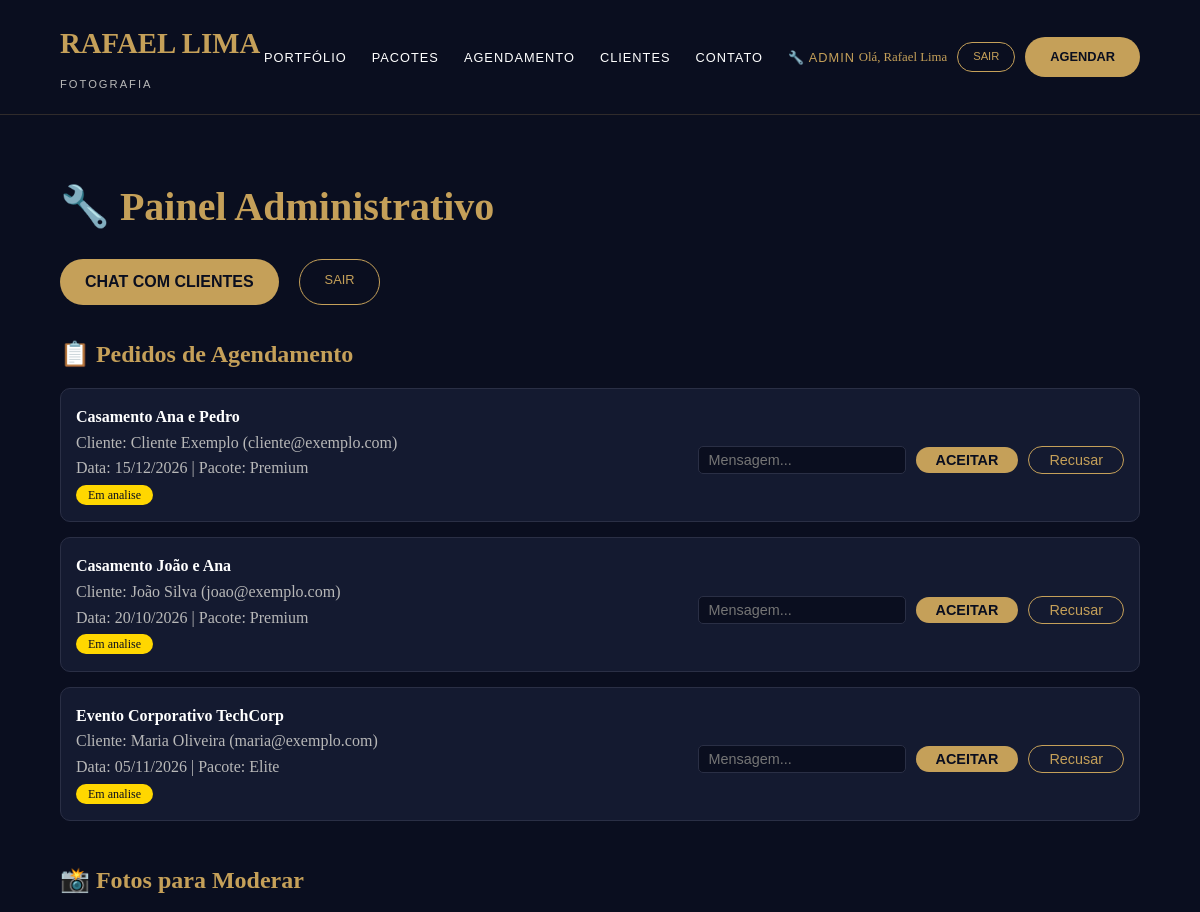
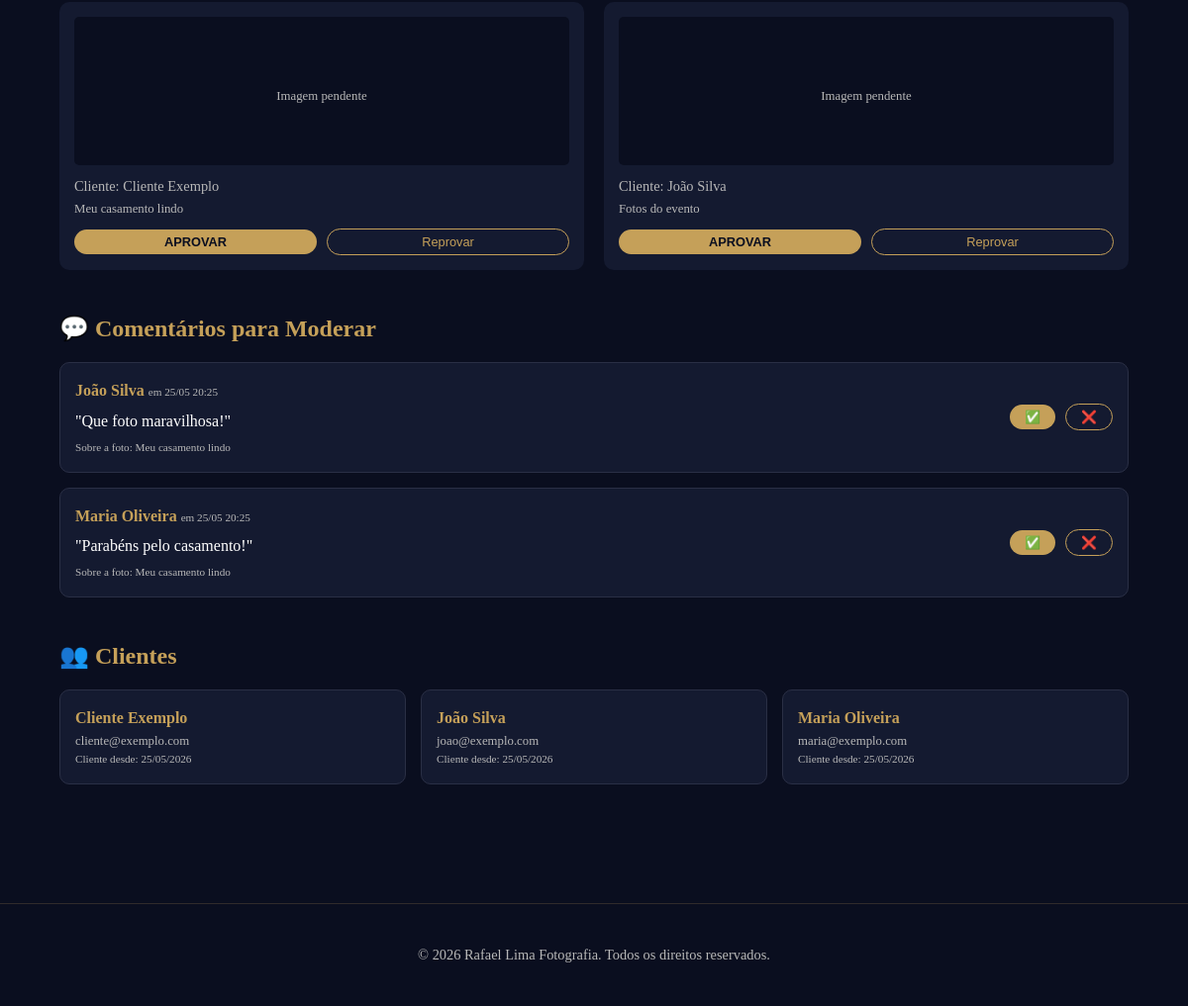
/painel_admin.php (signed in), run on an earlier commit of the app's database (2 pictures, top to bottom).
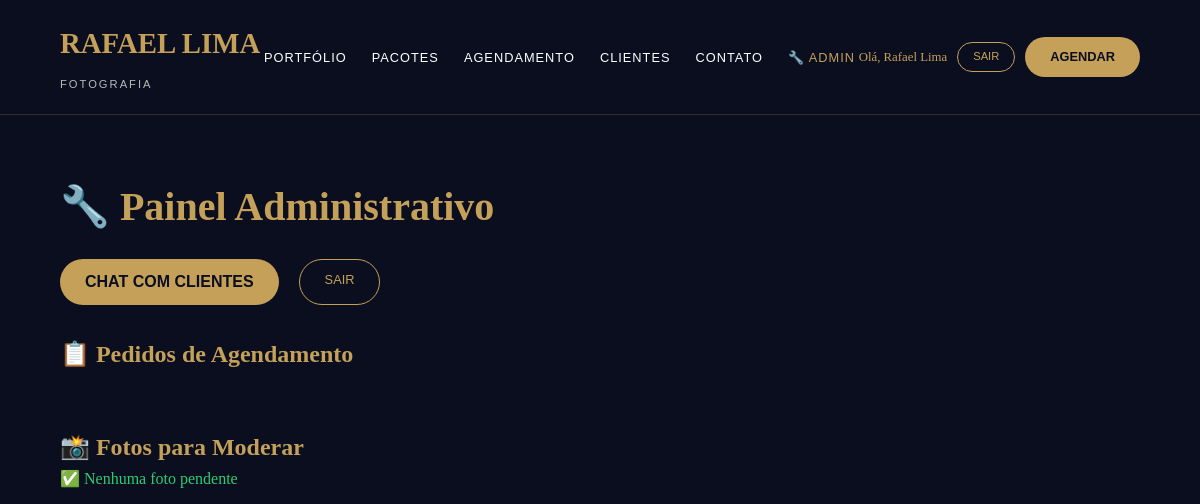
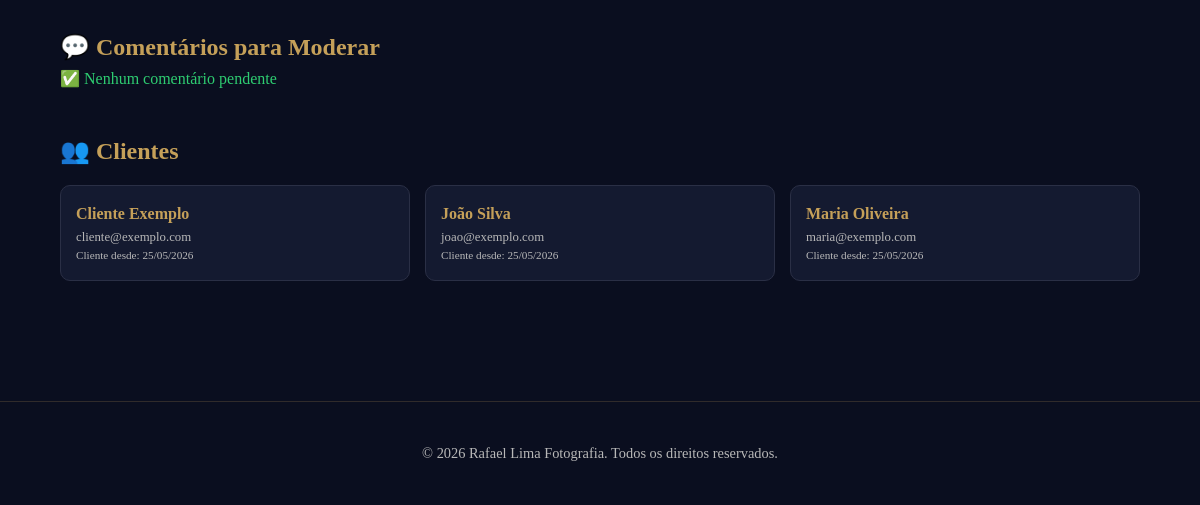
And on a later commit of the database (2 pictures, top to bottom).
### tables this page shows
CREATE TABLE IF NOT EXISTS pedidos (
    id INT AUTO_INCREMENT PRIMARY KEY,
    usuario_id INT,
    nome_evento VARCHAR(100),
    data_evento DATE,
    pacote VARCHAR(50),
    status ENUM('em_analise', 'aceito', 'recusado') DEFAULT 'em_analise',
    mensagem_admin TEXT,
    data_criacao TIMESTAMP DEFAULT CURRENT_TIMESTAMP,
    FOREIGN KEY (usuario_id) REFERENCES usuarios(id) ON DELETE CASCADE
);

CREATE TABLE IF NOT EXISTS usuarios (
    id INT AUTO_INCREMENT PRIMARY KEY,
    nome VARCHAR(100) NOT NULL,
    email VARCHAR(100) UNIQUE NOT NULL,
    senha VARCHAR(255) NOT NULL,
    tipo ENUM('cliente', 'admin') DEFAULT 'cliente',
    data_criacao TIMESTAMP DEFAULT CURRENT_TIMESTAMP
);

CREATE TABLE IF NOT EXISTS fotos (
    id INT AUTO_INCREMENT PRIMARY KEY,
    usuario_id INT,
    caminho VARCHAR(255) NOT NULL,
    descricao VARCHAR(255),
    status ENUM('pendente', 'aprovada', 'reprovada') DEFAULT 'pendente',
    data_upload TIMESTAMP DEFAULT CURRENT_TIMESTAMP,
    FOREIGN KEY (usuario_id) REFERENCES usuarios(id) ON DELETE CASCADE
);

CREATE TABLE IF NOT EXISTS comentarios (
    id INT AUTO_INCREMENT PRIMARY KEY,
    foto_id INT,
    usuario_id INT,
    comentario TEXT NOT NULL,
    status ENUM('pendente', 'aprovado', 'reprovado') DEFAULT 'pendente',
    data_comentario TIMESTAMP DEFAULT CURRENT_TIMESTAMP,
    FOREIGN KEY (foto_id) REFERENCES fotos(id) ON DELETE CASCADE,
    FOREIGN KEY (usuario_id) REFERENCES usuarios(id) ON DELETE CASCADE
);

### painel_admin.php (the view, shortened to what this page needs)
<?php
include __DIR__ . '/includes/config.php';
$pedidos = $pdo->query("SELECT p.*, u.nome as cliente_nome, u.email as cliente_email FROM pedidos p JOIN usuarios u ON p.usuario_id = u.id ORDER BY p.data_criacao DESC")->fetchAll();
$fotos_pendentes = $pdo->query("SELECT f.*, u.nome as cliente_nome FROM fotos f JOIN usuarios u ON f.usuario_id = u.id WHERE f.status = 'pendente' ORDER BY f.data_upload DESC")->fetchAll();
$comentarios_pendentes = $pdo->query("SELECT c.*, u.nome as autor, f.descricao as foto_desc FROM comentarios c JOIN usuarios u ON c.usuario_id = u.id JOIN fotos f ON c.foto_id = f.id WHERE c.status = 'pendente' ORDER BY c.data_comentario DESC")->fetchAll();
$clientes = $pdo->query("SELECT * FROM usuarios WHERE tipo = 'cliente'")->fetchAll();
?>
<!DOCTYPE html>
<html lang="pt-BR">
<head>
    <link rel="stylesheet" href="assets/css/style.css">
</head>
<body>
<?php include __DIR__ . '/includes/header.php'; ?>
<section>
    <h2 style="color:#c5a059;">🔧 Painel Administrativo</h2>
    <div style="display:flex; gap:20px; flex-wrap:wrap; margin:20px 0;">
        <a href="admin_chat.php" class="btn-gold" style="font-size:1rem;">
            <i class="fas fa-comments"></i> CHAT COM CLIENTES
        </a>
        <a href="logout.php" class="btn-outline">SAIR</a>
    </div>
    <h3 style="color:#c5a059; margin-top:30px;">📋 Pedidos de Agendamento</h3>
    <div style="display:grid; gap:15px; margin-top:15px;">
        <?php foreach($pedidos as $pedido): ?>
        <div style="background:#141a30; padding:15px; border-radius:10px; border:1px solid #2a2f45;">
            <div style="display:flex; justify-content:space-between; align-items:center; flex-wrap:wrap;">
                <div>
                    <h4 style="color:#fff;"><?= htmlspecialchars($pedido['nome_evento']) ?></h4>
                    <p style="color:#b8b8b8;">Cliente: <?= htmlspecialchars($pedido['cliente_nome']) ?> (<?= htmlspecialchars($pedido['cliente_email']) ?>)</p>
                    <p style="color:#b8b8b8;">Data: <?= date('d/m/Y', strtotime($pedido['data_evento'])) ?> | Pacote: <?= $pedido['pacote'] ?></p>
                    <span style="padding:3px 12px; border-radius:15px; font-size:0.75rem;
                        <?php
                        if($pedido['status'] == 'em_analise') echo 'background:#ffd700; color:#0a0e1f;';
                        elseif($pedido['status'] == 'aceito') echo 'background:#2ecc71; color:#fff;';
                        else echo 'background:#e74c3c; color:#fff;';
                        ?>">
                        <?= ucfirst(str_replace('_', ' ', $pedido['status'])) ?>
                    </span>
                </div>
                <?php if($pedido['status'] == 'em_analise'): ?>
                <div style="margin-top:10px;">
                    <form method="POST" style="display:flex; gap:10px; align-items:center; flex-wrap:wrap;">
                        <input type="text" name="mensagem" placeholder="Mensagem..." style="padding:5px 10px; background:#0a0e1f; border:1px solid #2a2f45; border-radius:5px; color:#fff; font-size:0.9rem;">
                        <button type="submit" name="acao_pedido" value="aceitar" class="btn-gold" style="padding:5px 20px; font-size:0.9rem;">Aceitar</button>
                        <button type="submit" name="acao_pedido" value="recusar" class="btn-outline" style="padding:5px 20px; font-size:0.9rem;">Recusar</button>
                    </form>
                </div>
                <?php endif; ?>
            </div>
        </div>
        <?php endforeach; ?>
    </div>
    <h3 style="color:#c5a059; margin-top:40px;">📸 Fotos para Moderar</h3>
    <?php if(empty($fotos_pendentes)): ?>
        <p style="color:#2ecc71;">✅ Nenhuma foto pendente</p>
    <?php else: ?>
        <div style="display:grid; grid-template-columns:repeat(auto-fit, minmax(250px,1fr)); gap:20px; margin-top:15px;">
            <?php foreach($fotos_pendentes as $foto): ?>
            <div style="background:#141a30; padding:15px; border-radius:10px;">
                <div style="background:#0a0e1f; height:150px; display:flex; align-items:center; justify-content:center; border-radius:5px;">
                    <span style="display:block; margin-top:10px; font-size:0.8rem; color:#b8b8b8;">Imagem pendente</span>
                </div>
                <p style="color:#b8b8b8; margin-top:10px; font-size:0.9rem;">Cliente: <?= htmlspecialchars($foto['cliente_nome']) ?></p>
                <p style="color:#b8b8b8; font-size:0.8rem;"><?= htmlspecialchars($foto['descricao']) ?></p>
                <div style="display:flex; gap:10px; margin-top:10px;">
                    <form method="POST" style="flex:1;">
                        <button type="submit" name="acao_foto" value="aprovada" class="btn-gold" style="width:100%; padding:5px; font-size:0.8rem;">Aprovar</button>
                    </form>
                    <form method="POST" style="flex:1;">
                        <button type="submit" name="acao_foto" value="reprovada" class="btn-outline" style="width:100%; padding:5px; font-size:0.8rem;">Reprovar</button>
                    </form>
                </div>
            </div>
            <?php endforeach; ?>
        </div>
    <?php endif; ?>
    <h3 style="color:#c5a059; margin-top:40px;">💬 Comentários para Moderar</h3>
    <?php if(empty($comentarios_pendentes)): ?>
        <p style="color:#2ecc71;">✅ Nenhum comentário pendente</p>
    <?php else: ?>
        <div style="display:grid; gap:15px; margin-top:15px;">
            <?php foreach($comentarios_pendentes as $com): ?>
            <div style="background:#141a30; padding:15px; border-radius:10px; border:1px solid #2a2f45;">
                <div style="display:flex; justify-content:space-between; align-items:center;">
                    <div>
                        <strong style="color:#c5a059;"><?= htmlspecialchars($com['autor']) ?></strong>
                        <span style="font-size:0.7rem; color:#b8b8b8;">em <?= date('d/m H:i', strtotime($com['data_comentario'])) ?></span>
                        <p style="color:#fff; margin:5px 0;">"<?= htmlspecialchars($com['comentario']) ?>"</p>
                        <p style="font-size:0.7rem; color:#b8b8b8;">Sobre a foto: <?= htmlspecialchars($com['foto_desc']) ?></p>
                    </div>
                    <div style="display:flex; gap:10px;">
                        <form method="POST">
                            <button type="submit" name="acao_comentario" value="aprovado" class="btn-gold" style="padding:5px 15px; font-size:0.8rem;">✅</button>
                        </form>
                        <form method="POST">
                            <button type="submit" name="acao_comentario" value="reprovado" class="btn-outline" style="padding:5px 15px; font-size:0.8rem;">❌</button>
                        </form>
                    </div>
                </div>
            </div>
            <?php endforeach; ?>
        </div>
    <?php endif; ?>
    <h3 style="color:#c5a059; margin-top:40px;">👥 Clientes</h3>
    <div style="display:grid; grid-template-columns:repeat(auto-fit, minmax(200px,1fr)); gap:15px; margin-top:15px;">
        <?php foreach($clientes as $cliente): ?>
        <div style="background:#141a30; padding:15px; border-radius:10px; border:1px solid #2a2f45;">
            <h4 style="color:#c5a059;"><?= htmlspecialchars($cliente['nome']) ?></h4>
            <p style="color:#b8b8b8; font-size:0.8rem;"><?= htmlspecialchars($cliente['email']) ?></p>
            <p style="font-size:0.7rem; color:#b8b8b8;">Cliente desde: <?= date('d/m/Y', strtotime($cliente['data_criacao'])) ?></p>
        </div>
        <?php endforeach; ?>
    </div>
</section>
<?php include __DIR__ . '/includes/footer.php'; ?>
</body>
</html>

### includes/header.php
<header>
    <div class="logo">
        <h1>RAFAEL LIMA</h1>
        <span>FOTOGRAFIA</span>
    </div>
    <nav>
        <ul>
            <li><a href="index.php">PORTFÓLIO</a></li>
            <li><a href="pacotes.php">PACOTES</a></li>
            <li><a href="agendamento.php">AGENDAMENTO</a></li>
            <li><a href="index.php#depoimentos">CLIENTES</a></li>
            <li><a href="contato.php">CONTATO</a></li>
            <?php if(isset($_SESSION['usuario_id'])): ?>
                <?php if($_SESSION['usuario_tipo'] == 'admin'): ?>
                    <li><a href="painel_admin.php" style="color:#c5a059;">🔧 ADMIN</a></li>
                <?php else: ?>
                    <li><a href="painel_cliente.php" style="color:#c5a059;">👤 MINHA CONTA</a></li>
                <?php endif; ?>
            <?php endif; ?>
        </ul>
    </nav>
    <div style="display:flex; gap:10px; align-items:center; flex-wrap:wrap;">
        <?php if(isset($_SESSION['usuario_id'])): ?>
            <span style="color:#c5a059; font-size:0.8rem;">Olá, <?= $_SESSION['usuario_nome'] ?></span>
            <a href="logout.php" class="btn-outline" style="font-size:0.7rem; padding:5px 15px;">SAIR</a>
        <?php else: ?>
            <a href="login.php" class="btn-gold" style="font-size:0.8rem;">LOGIN</a>
            <a href="registrar.php" class="btn-outline" style="font-size:0.8rem;">REGISTRAR</a>
        <?php endif; ?>
        <a href="agendamento.php" class="btn-gold" style="font-size:0.8rem;">AGENDAR</a>
    </div>
</header>

### includes/footer.php
<footer>
    <p>&copy; 2026 Rafael Lima Fotografia. Todos os direitos reservados.</p>
</footer>
</body>
</html>

### assets/css/style.css (style rules this page uses)
* { margin: 0; padding: 0; box-sizing: border-box; }
:root { --gold: #c5a059; --dark-blue: #0a0e1f; --dark-blue-light: #141a30; --text-light: #b8b8b8; }
body { font-family: 'Playfair Display', Georgia, serif; background: var(--dark-blue); color: #fff; line-height: 1.6; }
header { background: var(--dark-blue); padding: 20px 5%; display: flex; justify-content: space-between; align-items: center; border-bottom: 1px solid rgba(197, 160, 89, 0.2); flex-wrap: wrap; }
.logo h1 { font-size: 1.8rem; color: var(--gold); }
.logo span { font-size: 0.7rem; color: var(--text-light); display: block; font-family: sans-serif; letter-spacing: 2px; }
nav ul { display: flex; gap: 25px; list-style: none; }
nav a { color: #fff; text-decoration: none; font-family: sans-serif; font-size: 0.8rem; text-transform: uppercase; letter-spacing: 1px; transition: 0.3s; }
.btn-gold { background: var(--gold); color: var(--dark-blue); padding: 10px 25px; border-radius: 30px; border: none; font-weight: bold; text-transform: uppercase; font-family: sans-serif; cursor: pointer; text-decoration: none; transition: 0.3s; font-size: 0.8rem; }
.btn-outline { background: transparent; border: 1px solid var(--gold); color: var(--gold); padding: 10px 25px; border-radius: 30px; text-decoration: none; font-family: sans-serif; transition: 0.3s; font-size: 0.8rem; }
section { padding: 60px 5%; max-width: 1200px; margin: 0 auto; }
h1 { font-size: 3.5rem; margin-bottom: 10px; }
h2 { font-size: 2.5rem; color: var(--gold); margin-bottom: 10px; }
h3 { font-size: 1.5rem; }
p { color: var(--text-light); }
footer { text-align: center; padding: 40px; border-top: 1px solid rgba(197, 160, 89, 0.2); margin-top: 60px; }
footer p { font-size: 0.9rem; }

What changed in the data, as far as the page shows it:
removed pedidos: nome_evento "Casamento Ana e Pedro", usuario.nome "Cliente Exemplo", usuario.email "cliente@exemplo.com", data_evento "15/12/2026", pacote "Premium", status "Em analise"
removed pedidos: nome_evento "Casamento João e Ana", usuario.nome "João Silva", usuario.email "joao@exemplo.com", data_evento "20/10/2026", pacote "Premium", status "Em analise"
removed pedidos: nome_evento "Evento Corporativo TechCorp", usuario.nome "Maria Oliveira", usuario.email "maria@exemplo.com", data_evento "05/11/2026", pacote "Elite", status "Em analise"
removed fotos: usuario.nome "Cliente Exemplo", descricao "Meu casamento lindo"
removed fotos: usuario.nome "João Silva", descricao "Fotos do evento"
removed comentarios: usuario.nome "João Silva", data_comentario "25/05 20:25", comentario "Que foto maravilhosa!", foto.descricao "Meu casamento lindo"
removed comentarios: usuario.nome "Maria Oliveira", data_comentario "25/05 20:25", comentario "Parabéns pelo casamento!", foto.descricao "Meu casamento lindo"
Also different on the page:
text now shown: "✅ Nenhuma foto pendente ✅ Nenhum comentário pendente"
